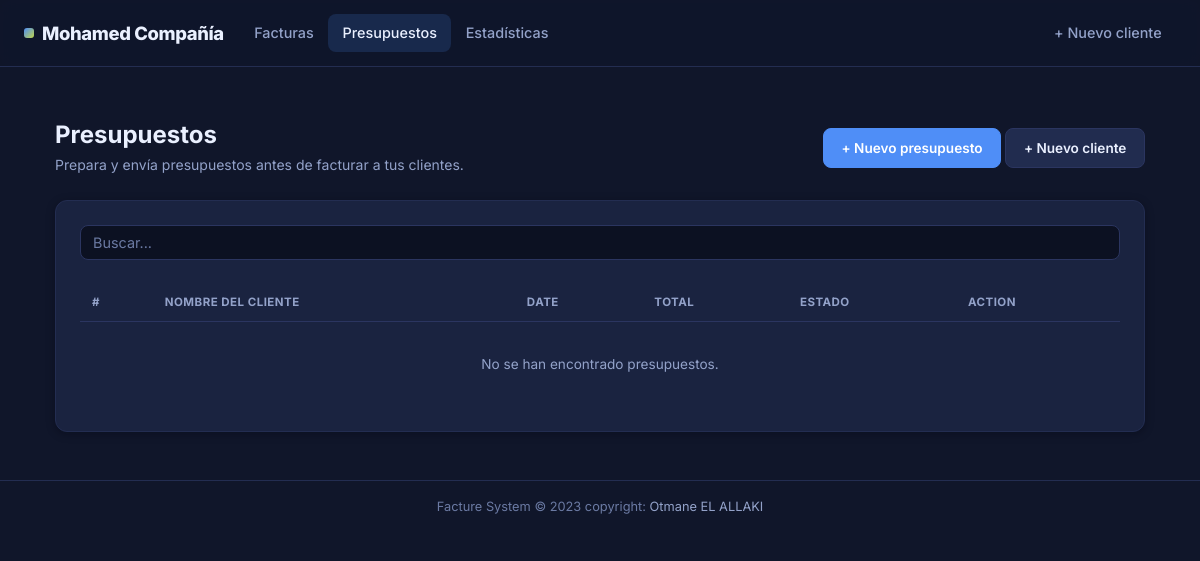
/presupuestos/ (signed in), run on an earlier commit of the app's database.
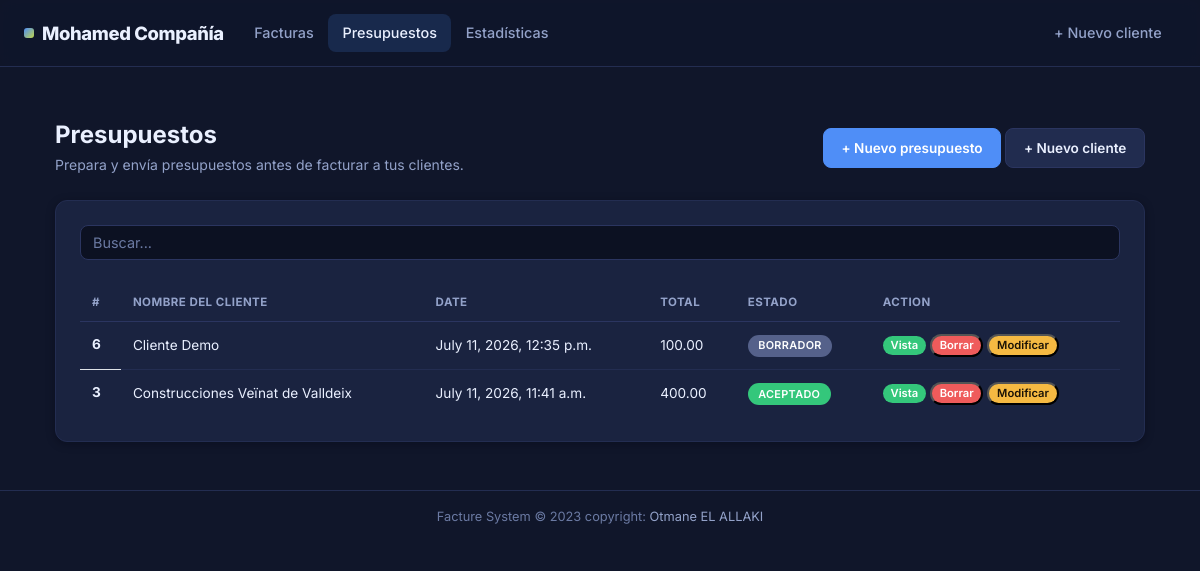
And on a later commit of the database.
### fact_app/models.py (models this page shows, shortened)
class Presupuesto(models.Model):
    STATUS_CHOICES = (
        ('draft', _('Borrador')),
        ('sent', _('Enviado')),
        ('accepted', _('Aceptado')),
        ('rejected', _('Rechazado')),
    )
    customer = models.ForeignKey(Customer, on_delete=models.CASCADE)
    save_by = models.ForeignKey(User, on_delete=models.PROTECT)
    presupuesto_date_time = models.DateTimeField(auto_now_add=True)
    valid_until = models.DateField(null=True, blank=True)
    last_updated_date = models.DateTimeField(null=True, blank=True)
    status = models.CharField(max_length=10, choices=STATUS_CHOICES, default='draft')
    comments = models.TextField(null=True, max_length=1000, blank=True)
    tax = models.DecimalField(max_digits=100, decimal_places=2)
    class Meta:
        verbose_name = "Presupuesto"
        verbose_name_plural = "Presupuestos"
    @property
    def get_total(self):
        articles = self.presupuestoarticle_set.all()
        total = sum(article.get_total for article in articles)
        return total

class Customer(models.Model):
    SEX_TYPES = (
        ('M', _('Male')),
        ('F', _('Feminine')),
    )
    name = models.CharField(max_length=132)
    email = models.EmailField()
    phone = models.CharField(max_length=132)
    address = models.CharField(max_length=64)
    sex = models.CharField(max_length=1, choices=SEX_TYPES)
    age = models.CharField(max_length=20)
    city = models.CharField(max_length=32)
    created_date = models.DateTimeField(auto_now_add=True)
    save_by = models.ForeignKey(User, on_delete=models.PROTECT)
    class Meta:
        verbose_name = "Customer"
        verbose_name_plural = "Customers"

class PresupuestoArticle(models.Model):
    presupuesto = models.ForeignKey(Presupuesto, on_delete=models.CASCADE)
    name = models.CharField(max_length=32)
    quantity = models.IntegerField()
    unit_price = models.DecimalField(max_digits=1000, decimal_places=2)
    total = models.DecimalField(max_digits=1000, decimal_places=2)
    class Meta:
        verbose_name = 'Presupuesto Article'
        verbose_name_plural = 'Presupuesto Articles'
    @property
    def get_total(self):
        total = self.quantity * self.unit_price
        return total

### fact_app/views.py (the view, shortened to what this page needs)
# urls.py: path('presupuestos/', views.PresupuestoHomeView.as_view(), name='presupuesto-home'),
class PresupuestoHomeView(LoginRequiredSuperuserMixim, View):
    template_name = 'presupuesto_index.html'
    def get(self, request, *args, **kwargs):
        presupuesto_qs = Presupuesto.objects.select_related('customer', 'save_by').all().order_by('-presupuesto_date_time')
        items = pagination(request, presupuesto_qs)
        return render(request, self.template_name, {'presupuestos': items})

### fact_app/utils.py (called while the page is built)
def pagination(request, invoices):
        default_page = 1
        page = request.GET.get('page', default_page)
        items_per_page = 5
        paginator = Paginator(invoices, items_per_page)
        try:
            items_page = paginator.page(page)
        except PageNotAnInteger:
            items_page = paginator.page(default_page)
        except EmptyPage:
            items_page = paginator.page(paginator.num_pages)
        return items_page

### templates/presupuesto_index.html (shortened to what this page needs)
{% extends "base.html" %}
{% load static %}
{% load i18n %}
{% block content %}
<div class="page-header">
   <div>
      <h1>Presupuestos</h1>
      <p>Prepara y envía presupuestos antes de facturar a tus clientes.</p>
   </div>
   <div>
      <a href="{% url 'add-presupuesto' %}" class="btn btn-primary">+ Nuevo presupuesto</a>
      <a href="{% url 'add-customer' %}" class="btn btn-secondary">+ Nuevo cliente</a>
   </div>
</div>
<div class="app-card">
   <div class="form-group mb-4">
      <input id="search" class="form-control" type="text" placeholder="Buscar...">
   </div>
   <div class="table-responsive">
      <table class="table table-striped-columns">
         <thead>
            <tr>
               <th scope="col">#</th>
               <th scope="col">NOMBRE DEL CLIENTE</th>
               <th scope="col">DATE</th>
               <th scope="col">TOTAL</th>
               <th scope="col">ESTADO</th>
               <th scope="col">ACTION</th>
            </tr>
         </thead>
         <tbody id="myTable">
            {% if presupuestos %}
            {% for presupuesto in presupuestos %}
            <tr>
               <th scope="row">{{ presupuesto.pk }}</th>
               <td>{{presupuesto.customer.name}}</td>
               <td>{{presupuesto.presupuesto_date_time}}</td>
               <td>{{ presupuesto.get_total }}</td>
               <td>
                  <span class="badge status-badge status-{{presupuesto.status}}">{{ presupuesto.get_status_display }}</span>
               </td>
               <td>
                  <a href="{% url 'view-presupuesto' pk=presupuesto.pk %}" title="Detail" class="badge text-white bg-success">Vista</a>
                  <button id="btn-presupuesto-sup" type="button" data-toggle="modal" data-target="#supprimer"
                     class="badge text-white bg-danger" title="Supprimer" data-id="{{ presupuesto.pk }}"
                     data-customer="{{presupuesto.customer.name}}">Borrar
                  </button>
                  <button id="btn-presupuesto-mod" type="button" data-toggle="modal" title="Modifier" data-target="#modifier"
                     data-id="{{presupuesto.pk}}" data-customer="{{presupuesto.customer.name}}" data-status="{{presupuesto.status}}"
                     class="badge text-dark bg-warning"> Modificar
                  </button>
               </td>
            </tr>
            {% endfor %}
            {% else %}
            <tr>
               <td colspan="6" class="text-center" style="color: var(--text-muted); padding: 2rem 0;">No se han encontrado presupuestos.</td>
            </tr>
            {% endif %}
         </tbody>
      </table>
   </div>
</div>
{% endblock %}

What changed in the data, as far as the page shows it:
added Presupuesto: pk "6", customer.name "Cliente Demo", presupuesto_date_time "July 11, 2026, 12:35 p.m.", get_total "100.00", status "BORRADOR"
added Presupuesto: pk "3", customer.name "Construcciones Veïnat de Valldeix", presupuesto_date_time "July 11, 2026, 11:41 a.m.", get_total "400.00", status "ACEPTADO"
Also different on the page:
text no longer shown: "No se han encontrado presupuestos."
